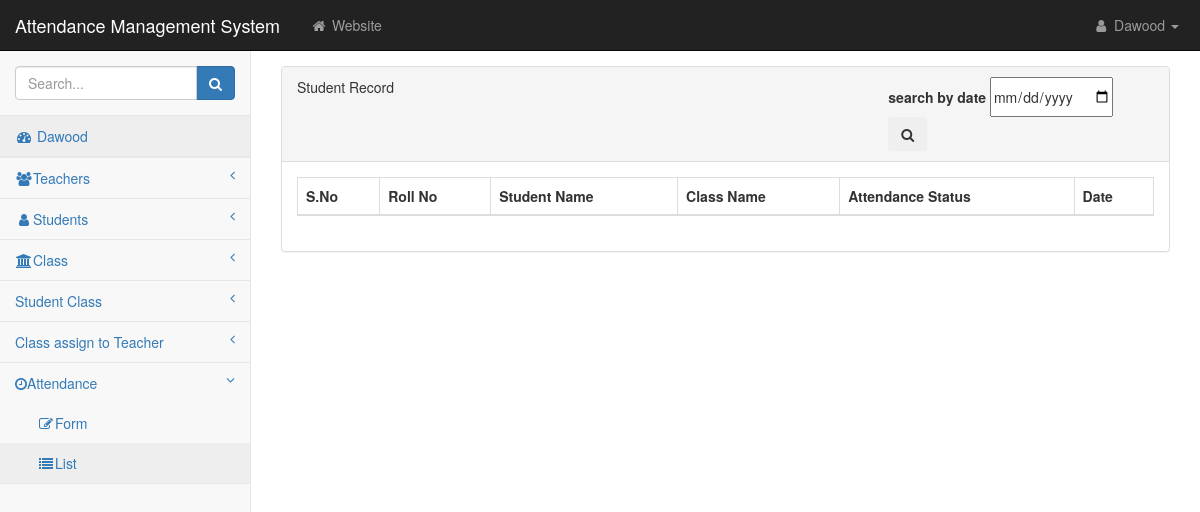
The page /pages/attendanceList.php?date=2024-08-09 (signed in) on the database as committed earlier.
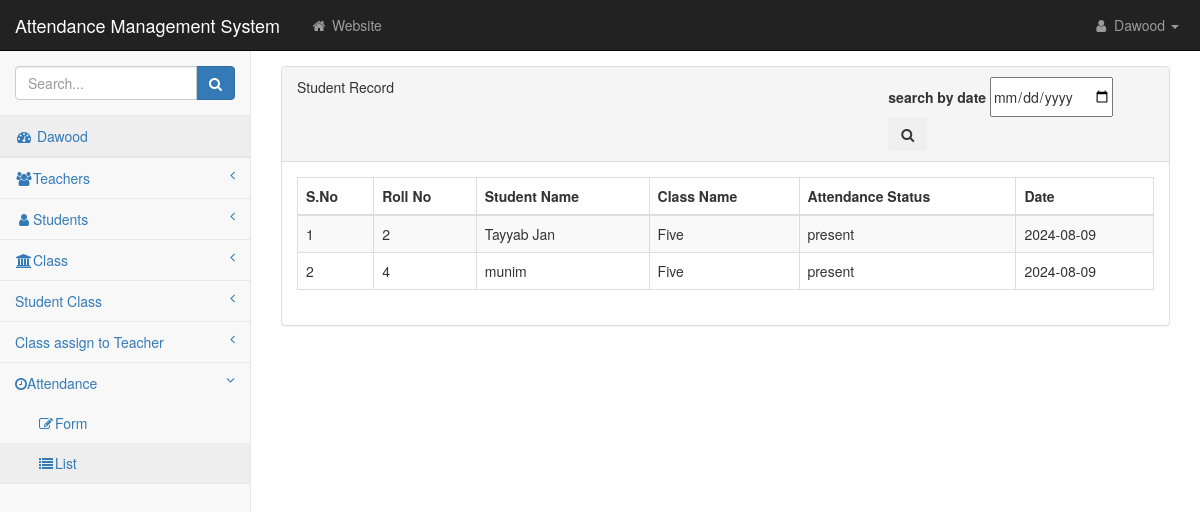
The same page on the database as committed later.
### tables this page shows
CREATE TABLE `tblattendance` (
  `aId` int(11) NOT NULL,
  `scId` int(10) UNSIGNED NOT NULL,
  `ctId` int(10) UNSIGNED NOT NULL,
  `aStatus` varchar(10) DEFAULT NULL,
  `aDate` date NOT NULL,
  `CreatedAt` timestamp NOT NULL DEFAULT current_timestamp() ON UPDATE current_timestamp(),
  `UpdatedAt` date NOT NULL
);

CREATE TABLE `tblstudentclass` (
  `scId` int(11) NOT NULL,
  `stId` int(10) UNSIGNED NOT NULL,
  `clId` int(10) UNSIGNED NOT NULL,
  `scCurrentYear` year(4) NOT NULL
);

CREATE TABLE `tblstudents` (
  `stId` int(11) NOT NULL,
  `stName` varchar(50) NOT NULL,
  `stFatherName` varchar(50) NOT NULL,
  `stDoB` date NOT NULL,
  `stDoA` date NOT NULL,
  `stEmail` varchar(50) NOT NULL,
  `stGender` varchar(50) NOT NULL,
  `stContact` varchar(50) NOT NULL,
  `stAddress` varchar(50) NOT NULL,
  `stImage` varchar(200) NOT NULL,
  `stStatus` int(2) NOT NULL DEFAULT 1
);

CREATE TABLE `tblclass` (
  `clId` int(11) NOT NULL,
  `cllName` varchar(50) NOT NULL,
  `clStatus` int(2) NOT NULL DEFAULT 1
);

### pages/attendanceList.php (the view, shortened to what this page needs)
<?php
    require 'include/connection.php';
    if(isset($_GET['date']))
    {
        $date = $_GET['date'];
        $query = "select * from tblattendance att
        inner join tblstudentclass sc on sc.scId = att.scId
        inner join tblstudents st on st.stId =  sc.stId
        inner join tblclass cl on cl.clId = sc.clId
        where aDate like '%$date%' and aStatus = 'present'";
        $response = mysqli_query($connect,$query);
    }
    else
    {
    $query = "select * from tblattendance att
    inner join tblstudentclass sc on sc.scId = att.scId
    inner join tblstudents st on st.stId =  sc.stId
    inner join tblclass cl on cl.clId = sc.clId";
    $response = mysqli_query($connect,$query);
    }
 ?>
<!DOCTYPE html>
<html lang="en">
<?php
    require 'include/head.php';
   ?>
    <body>
        <div id="wrapper">
 <?php
    require 'include/sidebar.php';
   ?>
            <div id="page-wrapper">
                <div class="container-fluid">
                    <div class="row" style="margin-top:4%;">
                        <div class="col-lg-12">
                            <div class="panel panel-default">
                                <div class="panel-heading">
                                    <div class="row">
                                        <div class="col-md-8">
                                    <?php
                                    if (isset($_GET['msg']) && $_GET['msg'] == 'success') {
                                        echo "<div class='alert alert-success alert-dismissible'>
                                        <button type='button' class='close' data-dismiss='alert' aria-hidden='true'>&times;</button>
                                        <a href='#' class='alert-link'>Student Record Delete Successfully</a>.
                                    </div>";
                                    }
                                    elseif (isset($_GET['msg']) && $_GET['msg'] == 'error') {
                                         echo "<div class='alert alert-danger alert-dismissible'>
                                        <button type='button' class='close' data-dismiss='alert' aria-hidden='true'>&times;</button>
                                        <a href='#' class='alert-link'>Student Record is not Delete Successfully</a>.
                                    </div>";
                                    }
                                    elseif (isset($_GET['sms']) && $_GET['sms'] == 'success') {
                                         echo "<div class='alert alert-success alert-dismissible'>
                                        <button type='button' class='close' data-dismiss='alert' aria-hidden='true'>&times;</button>
                                        <a href='#' class='alert-link'>Student Record is Update Successfully</a>.
                                    </div>";
                                    }
                                    elseif (isset($_GET['sms']) && $_GET['sms'] == 'error') {
                                         echo "<div class='alert alert-danger alert-dismissible'>
                                        <button type='button' class='close' data-dismiss='alert' aria-hidden='true'>&times;</button>
                                        <a href='#' class='alert-link'>Student Record is not Update Successfully</a>.
                                    </div>";
                                    }
                                    else{
                                        echo "Student Record";
                                    }
                                     ?>
                                        </div>
                                        <div class="col-md-4">
                                             <form action="" method="get">
                                                <label>search by date</label>
                                                <input type="date" name="date" value="date">
                                                <button type="submit" class="btn btn-secondary"><i class="fa fa-search"></i></button>
                                             </form>
                                        </div>
                                    </div>
                                </div>
                                <div class="panel-body">
                                    <div class="table-responsive">
                                        <table class="table table-striped table-bordered table-hover" id="dataTables-example">
                                        <thead>
                                                <tr>
                                                    <th>S.No</th>
                                                    <th>Roll No</th>
                                                    <th>Student Name</th>
                                                    <th>Class Name</th>
                                                    <th>Attendance Status</th>
                                                    <th>Date</th>
                                                </tr>
                                            </thead>
                                            <tbody>
                                                <?php
                                                $a = 1;
                                                while ($reslut = mysqli_fetch_array($response)) {
                                                 ?>
                                                <tr class="odd gradeX">
                                                    <td><?php echo $a; ?></td>
                                                    <td><?php echo $reslut['scId']; ?></td>
                                                    <td><?php echo $reslut['stName']; ?></td>
                                                    <td><?php echo $reslut['cllName']; ?></td>
                                                    <td><?php echo $reslut['aStatus']; ?></td>
                                                    <td><?php echo $reslut['aDate']; ?></td>
                                                </tr>
                                            <?php $a++; }   ?>
                                            </tbody>
                                        </table>
                                    </div>
                                </div>
                            </div>
                        </div>
                    </div>
                </div>
            </div>
        </div>
    </body>
</html>

### pages/include/head.php (shortened to what this page needs)
<head>
  <link href="../css/bootstrap.min.css" rel="stylesheet">
  <link href="../css/metisMenu.min.css" rel="stylesheet">
  <link href="../css/dataTables/dataTables.bootstrap.css" rel="stylesheet">
  <link href="../css/dataTables/dataTables.responsive.css" rel="stylesheet">
  <link href="../css/startmin.css" rel="stylesheet">
  <link href="../css/font-awesome.min.css" rel="stylesheet" type="text/css">
</head>

### pages/include/sidebar.php (shortened to what this page needs)
<nav class="navbar navbar-inverse navbar-fixed-top" role="navigation">
    <div class="navbar-header">
        <a class="navbar-brand" href="index.php">Attendance Management System</a>
    </div>
    <ul class="nav navbar-nav navbar-left navbar-top-links">
        <li><a href="#"><i class="fa fa-home fa-fw"></i> Website</a></li>
    </ul>
    <ul class="nav navbar-right navbar-top-links">
        <li class="dropdown">
            <a class="dropdown-toggle" data-toggle="dropdown" href="#">
                <i class="fa fa-user fa-fw"></i> <?php echo $_SESSION['TNAME']; ?> <b class="caret"></b>
            </a>
        </li>
    </ul>
    <div class="navbar-default sidebar" role="navigation">
        <div class="sidebar-nav navbar-collapse">
            <ul class="nav" id="side-menu">
                <li class="sidebar-search">
                    <div class="input-group custom-search-form">
                        <input type="text" class="form-control" placeholder="Search...">
                        <span class="input-group-btn">
                            <button class="btn btn-primary" type="button">
                                <i class="fa fa-search"></i>
                            </button>
                    </span>
                    </div>
                </li>
                <li>
                    <a href="index.php" class="active"><i class="fa fa-dashboard fa-fw"></i>
                     <?php if (isset($_SESSION['TID'])){
                        echo $_SESSION['TNAME'];
                    } ?>
                    </a>
                </li>
                <li>
                     <li>
                    <a href="#"><i class="fa fa-users fa-fw"></i>Teachers<span class="fa arrow"></span></a>
                </li>
                 <li>
                    <a href="#"><i class="fa fa-user fa-fw"></i>Students<span class="fa arrow"></span></a>
                </li>
                <li>
                    <a href="#"><i class="fa fa-university fa-fw"></i>Class<span class="fa arrow"></span></a>
                </li>
                <li>
                    <a href="#"><i class="fas fa-chalkboard-teacher"></i> Student Class<span class="fa arrow"></span></a>
                </li>
                <li>
                    <a href="#"><i class="fas fa-book-reader"></i>Class assign to Teacher<span class="fa arrow"></span></a>
                </li>
                <li>
                    <a href="#"><i class="fa fa-clock-o"></i>Attendance<span class="fa arrow"></span></a>
                    <ul class="nav nav-second-level">
                        <li>
                            <a href="attendance.php"><i class="fa fa-edit fa-fw"></i>Form</a>
                            <a href="attendanceList.php"><i class="fa fa-list fa-fw"></i>List</a>
                        </li>
                    </ul>
                </li>
                </li>
            </ul>
        </div>
    </div>
</nav>

### css/startmin.css (style rules this page uses)
body { background-color: #f8f8f8; }
#wrapper { width: 100%; }
#page-wrapper { padding-top: 30px; min-height: 568px; background-color: #fff; }
@media (min-width:768px) { #page-wrapper { position: inherit; margin-left: 250px; padding: 30px 15px 0 15px; border-left: 1px solid #e7e7e7; } }
.navbar-header { float: left; }
.navbar-left { float: left; }
.navbar-right { text-align: right; }
.navbar-top-links { margin: 0; }
.navbar-top-links li { display: inline-block; }
.navbar-top-links li:last-child { margin-right: 6px; }
.navbar-top-links li a { padding: 15px; min-height: 50px; }
.navbar-top-links>li>a { color: #999; }
.sidebar .sidebar-nav.navbar-collapse { padding-right: 0; padding-left: 0; }
.sidebar .sidebar-search { padding: 15px; }
.sidebar ul li { border-bottom: 1px solid #e7e7e7; }
.sidebar ul li a.active { background-color: #eee; }
.sidebar .arrow { float: right; }
.sidebar .fa.arrow:before { content: "\f104"; }
.sidebar .active>a>.fa.arrow:before { content: "\f107"; }
.sidebar .nav-second-level li, .sidebar .nav-third-level li { border-bottom: 0!important; }
.sidebar .nav-second-level li a { padding-left: 37px; }
@media (min-width:768px) { .sidebar { z-index: 1; position: absolute; width: 250px; margin-top: 51px; } }

Rows that differ between the two databases and show on the page:
added tblattendance: scId.scId "2", tblstudents.stName "Tayyab Jan", tblclass.cllName "Five", aStatus "present", aDate "2024-08-09"
added tblattendance: scId.scId "4", tblstudents.stName "munim", tblclass.cllName "Five", aStatus "present", aDate "2024-08-09"
